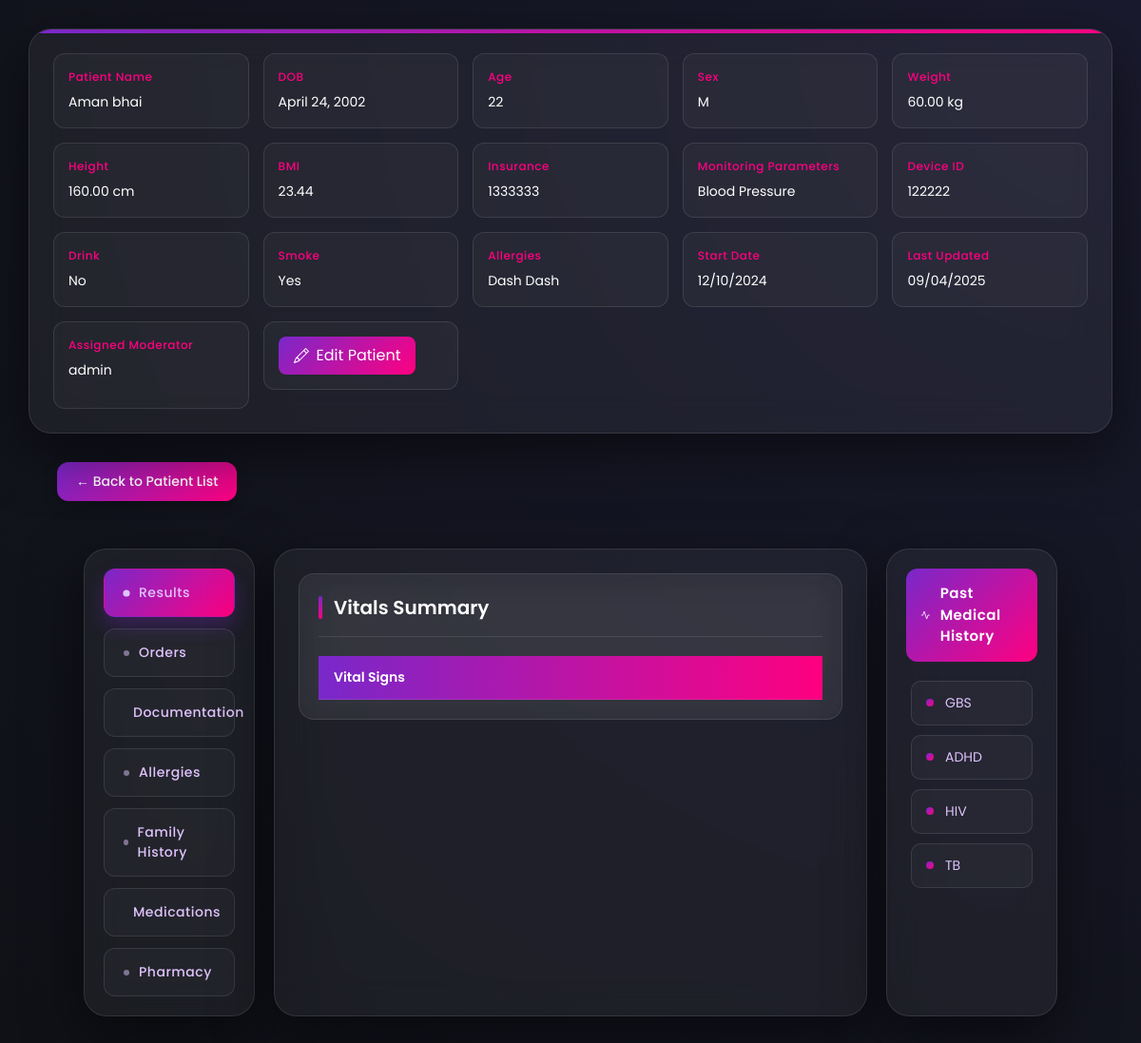
The page /view-patient/54b42c7f-54fc-4316-906b-e4fa29251fdb/?action=access (signed in) on the database as committed earlier.
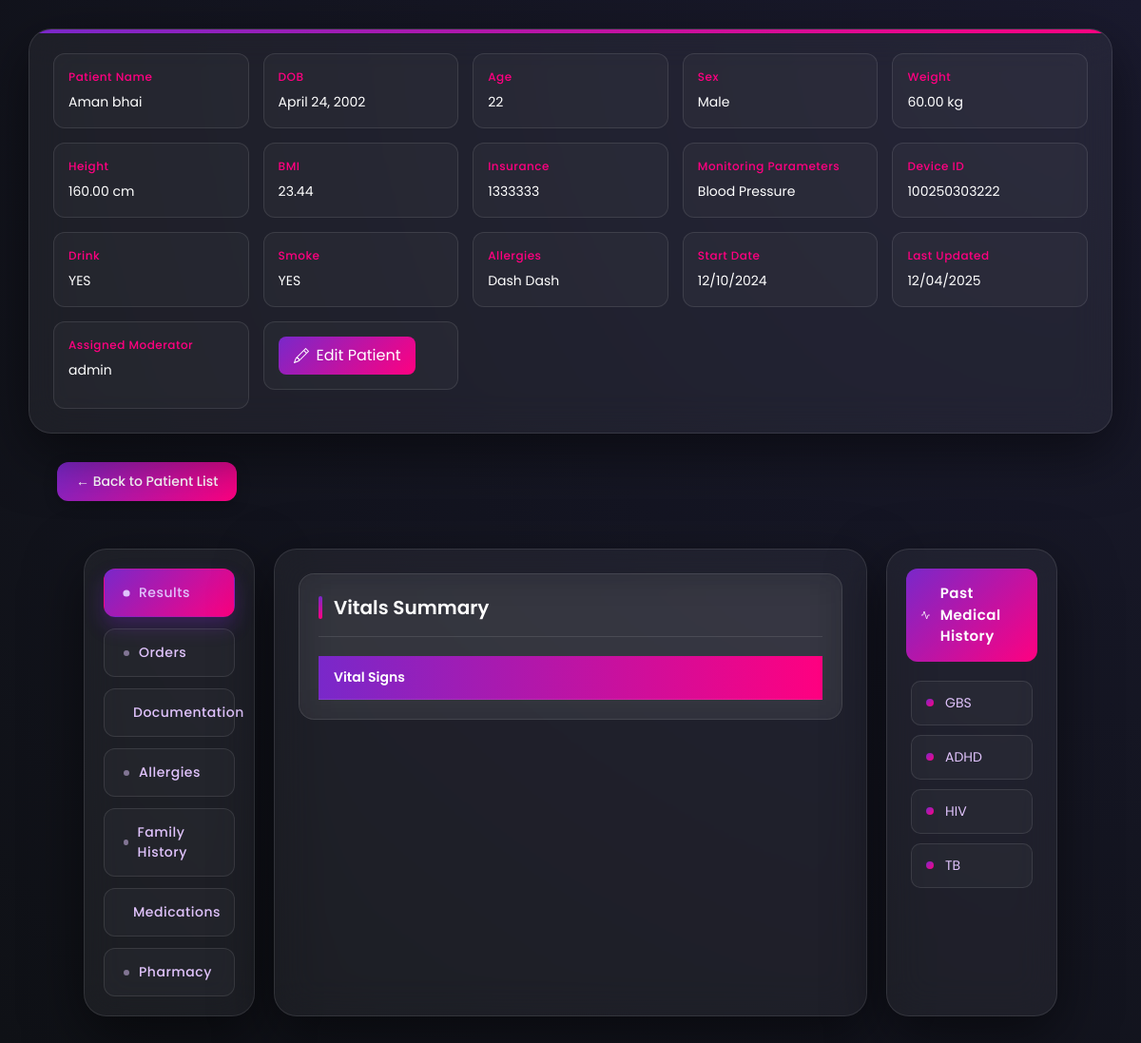
The same page on the database as committed later.
### rpm_users/models.py (models this page shows, shortened)
class Patient(models.Model):
    SEX_CHOICES = (('Male', 'Male'), ('Female', 'Female'), ('Others', 'Others'),)
    MONITORING_CHOICES = (('Blood Pressure', 'Blood Pressure'), ('Heart Rate', 'Heart Rate'), ('SPO2', 'SPO2'),("Temperature", "Temperature"),)
    user = models.OneToOneField(User, on_delete=models.CASCADE, blank=True, null=True)
    date_of_birth = models.DateField(blank=True, null=True)
    height = models.DecimalField(blank=True, null=True, max_digits=10, decimal_places=2)
    weight = models.DecimalField(blank=True, null=True, max_digits=10, decimal_places=2)
    insurance = models.CharField(blank=True, null=True, max_length=255)
    sex = models.CharField(blank=True, max_length=10, null=True, choices=SEX_CHOICES)
    bmi = models.DecimalField(blank=True, max_digits=10, decimal_places=2, null=True)
    phone_number = models.CharField(max_length=15, blank=True, null=True)
    monitoring_parameters = models.CharField(blank=True, max_length=20, null=True, choices=MONITORING_CHOICES)
    device_serial_number = models.IntegerField(null=True, blank=True, unique=True)
    pharmacy_info = models.TextField(blank=True, null=True)
    allergies = models.TextField(blank=True, null=True)
    smoke = models.CharField(choices=(('YES', 'YES'), ('NO', 'NO'),), default='NO', max_length=3)
    drink = models.CharField(choices=(('YES', 'YES'), ('NO', 'NO'),), default='NO', max_length=3)
    family_history = models.TextField(null=True, blank=True)
    medications = models.TextField(null=True, blank=True)
    id = models.UUIDField(default=uuid.uuid4, primary_key=True, editable=False)
    created_at = models.DateTimeField(auto_now_add=True)
    updated_at = models.DateTimeField(auto_now=True)
    moderator_assigned = models.ForeignKey('Moderator', blank=True, null=True, on_delete=models.SET_NULL, related_name='moderators')
    @property
    def age(self):
        if self.date_of_birth:
            today = date.today()
            age = today.year - self.date_of_birth.year
            if today.month < self.date_of_birth.month or (today.month == self.date_of_birth.month and today.day < self.date_of_birth.day):
                age -= 1
            return age
        return None

class Moderator(models.Model):
    user = models.OneToOneField(User, on_delete=models.CASCADE, null=True, blank=True)

### rpm_users/views.py (the view, shortened to what this page needs)
# urls.py: path('view-patient/<str:patient_id>/', views.moderator_actions_view, name='moderator_actions'),
def moderator_actions_view(request, patient_id):
    user = request.user  # Assuming user is authenticated and their email is available in request.user
    moderator = get_object_or_404(Moderator, user=user)
    patient = get_object_or_404(Patient, id=patient_id)
    context = {
        'patient': patient,
        'moderator': moderator,
    }
    action = request.GET.get('action')
    if action == 'access'.lower() and patient.moderator_assigned == moderator or request.user.is_superuser:
        reports = Reports.objects.filter(patient=patient)
        context['reports'] = reports  # Add patient details to the context
        return render(request, 'index.html', context)
    elif action == 'delete':
        patient.delete()
        context['success'] = 'Patient deleted successfully'
        return render(request, 'index.html', context)
    else:
        context['error'] = "Invalid action."
        return render(request, 'index.html', context)

### templates/index.html (shortened to what the changed rows need)
<!DOCTYPE html>
<html lang="en">
  <head>
    <script src="https://cdn.tailwindcss.com"></script>
  </head>
  <body>
    <div class="patient-details">
      <div>
        <strong>Patient Name</strong>
        <span>{{patient.user.first_name}} {{patient.user.last_name}}</span>
      </div>
      <div>
        <strong>DOB</strong>
        <span>{{patient.date_of_birth}}</span>
      </div>
      <div>
        <strong>Age</strong>
        <span>{{patient.age}}</span>
      </div>
      <div>
        <strong>Sex</strong>
        <span>{{patient.sex}}</span>
      </div>
      <div>
        <strong>Weight</strong>
        <span>{{patient.weight}} kg</span>
      </div>
      <div>
        <strong>Height</strong>
        <span>{{patient.height}} cm</span>
      </div>
      <div>
        <strong>BMI</strong>
        <span>{{patient.bmi}}</span>
      </div>
      <div>
        <strong>Insurance</strong>
        <span>{{patient.insurance}}</span>
      </div>
      <div>
        <strong>Monitoring Parameters</strong>
        <span>{{patient.monitoring_parameters}}</span>
      </div>
      <div>
        <strong>Device ID</strong>
        <span>{{patient.device_serial_number}}</span>
      </div>
      <div>
        <strong>Drink</strong>
        <span>{{patient.drink}}</span>
      </div>
      <div>
        <strong>Smoke</strong>
        <span>{{patient.smoke}}</span>
      </div>
      <div>
        <strong>Allergies</strong>
        <span>{{patient.allergies|default:"None"}}</span>
      </div>
      <div>
        <strong>Start Date</strong>
        <span>{{patient.created_at|date:"d/m/Y"}}</span>
      </div>
      <div>
        <strong>Last Updated</strong>
        <span>{{patient.updated_at|date:"d/m/Y"}}</span>
      </div>
      <div>
        <strong>Assigned Moderator</strong>
        <span>{{patient.moderator_assigned.user.username}}</span>
      </div>
    </div>
    <div class="container">
      <div class="main-content">
        <div class="content">
          <div id="results" class="table-container">
            <div class="scrollable">
              <table>
                <thead>
                  <tr>
                    <th class="fixed-left">Vital Signs</th>
                  </tr>
                </thead>
              </table>
            </div>
          </div>
        </div>
      </div>
    </div>
  </body>
</html>

Rows that differ between the two databases and show on the page:
changed Patient "Blood Pressure": sex "M" → "Male"; device_serial_number "122222" → "100250303222"; drink "No" → "YES"; smoke "Yes" → "YES"; updated_at "09/04/2025" → "12/04/2025"
